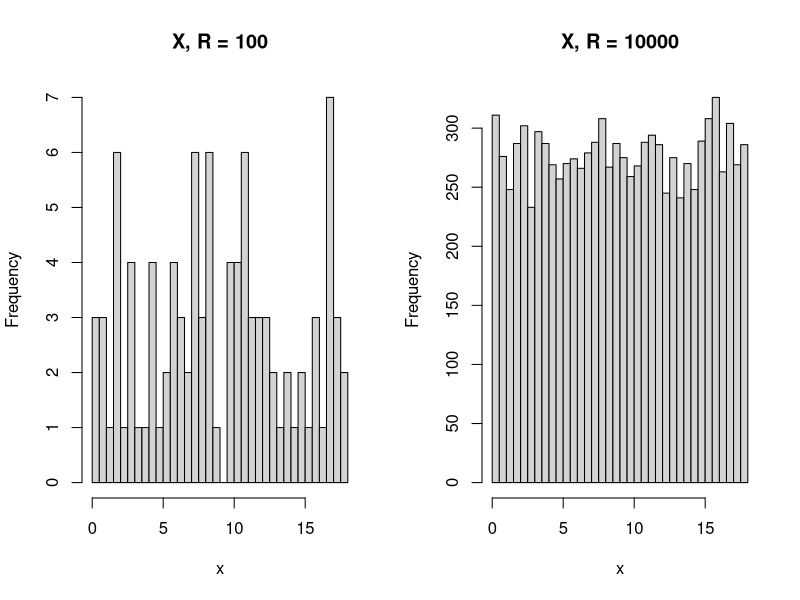
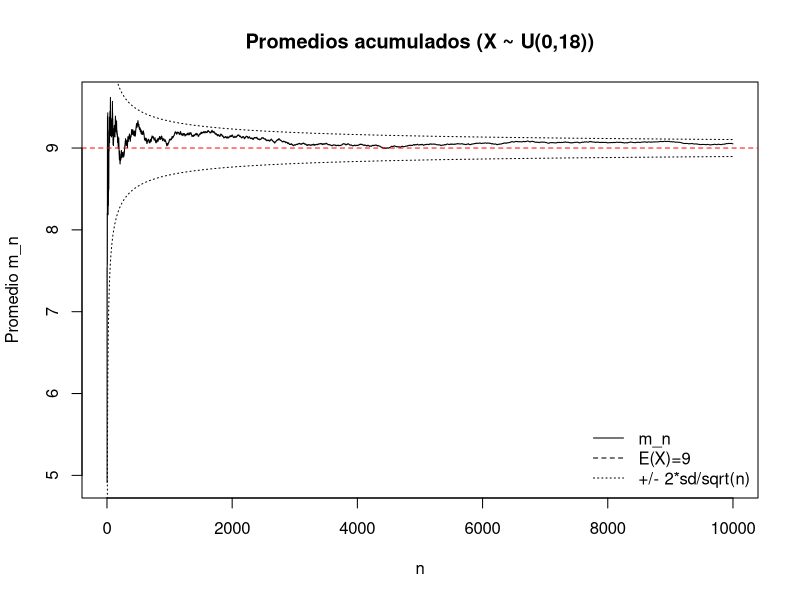
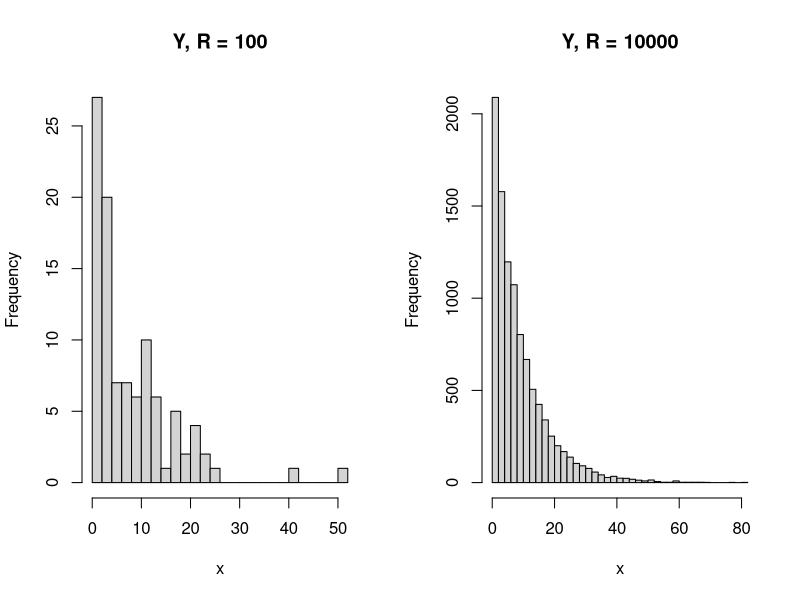
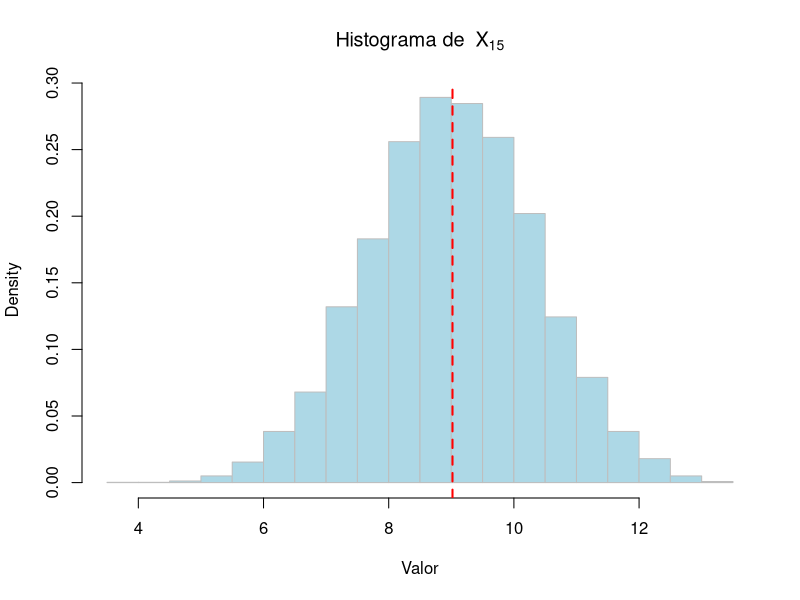

Write R code to recreate these figures, in order.
## ---- chunk 1
knitr::opts_chunk$set(echo = TRUE)
## ---- chunk 2
set.seed(13)
X_dist <- function(R){
  return(runif(n= R, min= 0, max=18))
}
## ---- chunk 3
R100  <- X_dist(100)
R1e4  <- X_dist(10^4)

summary(R100)
summary(R1e4)


par(mfrow = c(1,2))
hist(R100, breaks = 30, main = "X, R = 100", xlab = "x")
hist(R1e4, breaks = 30, main = "X, R = 10000", xlab = "x")
par(mfrow = c(1,1))


## ---- chunk 4
R <- 10^4
manyX <- X_dist(R)

m_n <- cumsum(manyX) / seq_along(manyX)

plot(seq_along(m_n), m_n, type = "l", lwd = 1,
     xlab = "n", ylab = "Promedio m_n",
     main = "Promedios acumulados (X ~ U(0,18))")
abline(h = 9, col = "red", lty = 2)

# bandas de referencia +/- 2*sd/sqrt(n)
sigma2 <- 27
sd_seq <- sqrt(sigma2 / seq_along(m_n))
lines(seq_along(m_n), 9 + 2*sd_seq, lty = 3)
lines(seq_along(m_n), 9 - 2*sd_seq, lty = 3)

legend("bottomright",
       legend = c("m_n", "E(X)=9", "+/- 2*sd/sqrt(n)"),
       lty = c(1,2,3), bty = "n")

## ---- chunk 5
set.seed(13)

Y_dist <- function(R) {
  rexp(n = R, rate = 1/9)
}
## ---- chunk 6
YR100  <- Y_dist(100)
YR1e4  <- Y_dist(10^4)

summary(YR100)
summary(YR1e4)


par(mfrow = c(1,2))
hist(YR100, breaks = 30, main = "Y, R = 100", xlab = "x")
hist(YR1e4, breaks = 30, main = "Y, R = 10000", xlab = "x")
par(mfrow = c(1,1))
## ---- chunk 7
Xn_dist <- function(n, R) {
  replicate(R, mean(runif(n, min = 0, max = 18)))
}
## ---- chunk 8
R <- 10^4
X15 <- Xn_dist(15, R)

hist(X15, breaks = 30, probability = TRUE,
     main = expression("Histograma de " ~ X[15]),
     xlab = "Valor", col = "lightblue", border = "gray")

abline(v = mean(X15), col = "red", lwd = 2, lty = 2)
